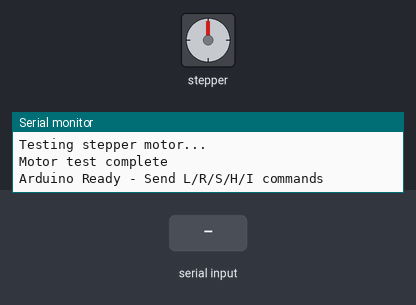
The program below on a simulated Arduino Uno, built with avr-gcc and run on an emulated ATmega328P. Parts: stepper motor, the last lines printed to the serial monitor. Inputs (shaded band) come from the test bench. Stepper angles assume 2048 steps per turn.

Above: at 1.9 s.
2.0 s: "L" received over Serial
At 2.7 s:
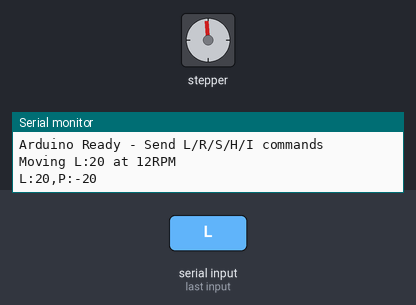
3.5 s: "R" received over Serial
At 3.8 s:
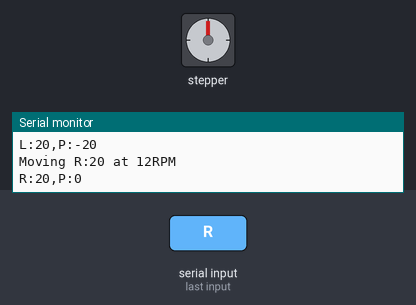
Timing chart, 0 to 6.5 s (numbered marks = the images above; inputs shaded):
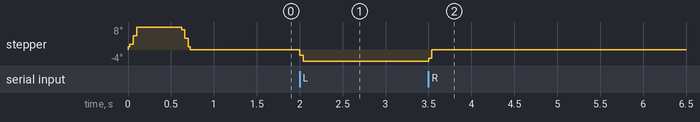

Measured:
- after the input at 2.0 s, stepper: goes -2° 0.04 s, then -4°, starting at once
- after the input at 3.5 s, stepper: goes -3° 0.04 s, then 0°, starting at once

The program:

main.cpp
```cpp
#include <Arduino.h>
#include <Stepper.h>

// Stepper motor configuration for 28BYJ-48
const int stepsPerRevolution = 2048;
Stepper myStepper(stepsPerRevolution, 8, 10, 9, 11);

// Precision control parameters (reduced speeds for 28BYJ-48 reliability)
const int baseStepSize = 20;        // Base step size for movement
const int maxStepSize = 100;        // Maximum step size
const int speedSlow = 12;           // RPM for precise movements (28BYJ-48 optimal range)
const int speedFast = 18;           // RPM for larger movements (max reliable speed)

// Timing and control variables
unsigned long lastCommandTime = 0;
const unsigned long commandCooldown = 30;  // Minimum ms between movements
char lastCommand = 'S';
int consecutiveCommands = 0;

// Position tracking (approximate)
long currentPosition = 0;
const long maxPosition = 1024;     // Maximum steps in each direction
const long minPosition = -1024;

void setup() {
  Serial.begin(9600);
  myStepper.setSpeed(speedSlow);

  // Initialize position to center
  currentPosition = 0;
  lastCommandTime = millis();

  // Send ready signal with motor test
  Serial.println("=== Face Tracker Arduino v2.0 ===");
  Serial.println("Testing stepper motor...");

  // Quick motor test on startup
  myStepper.step(50);   // Small test movement
  delay(500);
  myStepper.step(-50);  // Return to start

  Serial.println("Motor test complete");
  Serial.println("Arduino Ready - Send L/R/S/H/I commands");
}

void loop() {
  if (Serial.available() > 0) {
    char command = Serial.read();
    unsigned long currentTime = millis();

    // Check command cooldown to prevent overwhelming the motor
    if (currentTime - lastCommandTime < commandCooldown) {
      // Clear remaining buffer and return
      while (Serial.available() > 0) {
        Serial.read();
      }
      return;
    }

    // Process command
    processMovementCommand(command);

    // Update timing
    lastCommandTime = currentTime;

    // Clear any remaining bytes in buffer
    while (Serial.available() > 0) {
      Serial.read();
    }
  }
}

void processMovementCommand(char command) {
  int stepSize = 0;
  int motorSpeed = speedSlow;

  // Track consecutive commands for adaptive stepping
  if (command == lastCommand && command != 'S') {
    consecutiveCommands++;
  } else {
    consecutiveCommands = 0;
  }

  switch (command) {
    case 'L':
      // Calculate step size based on consecutive commands
      stepSize = calculateStepSize();
      motorSpeed = (stepSize > baseStepSize * 2) ? speedFast : speedSlow;

      // Check position limits
      if (currentPosition - stepSize >= minPosition) {
        Serial.print("Moving L:");
        Serial.print(stepSize);
        Serial.print(" at ");
        Serial.print(motorSpeed);
        Serial.println("RPM");

        myStepper.setSpeed(motorSpeed);
        myStepper.step(-stepSize);
        currentPosition -= stepSize;

        // Send feedback
        Serial.print("L:");
        Serial.print(stepSize);
        Serial.print(",P:");
        Serial.println(currentPosition);
      } else {
        Serial.println("L:LIMIT_REACHED");
      }
      break;

    case 'R':
      // Calculate step size based on consecutive commands
      stepSize = calculateStepSize();
      motorSpeed = (stepSize > baseStepSize * 2) ? speedFast : speedSlow;

      // Check position limits
      if (currentPosition + stepSize <= maxPosition) {
        Serial.print("Moving R:");
        Serial.print(stepSize);
        Serial.print(" at ");
        Serial.print(motorSpeed);
        Serial.println("RPM");

        myStepper.setSpeed(motorSpeed);
        myStepper.step(stepSize);
        currentPosition += stepSize;

        // Send feedback
        Serial.print("R:");
        Serial.print(stepSize);
        Serial.print(",P:");
        Serial.println(currentPosition);
      } else {
        Serial.println("R:LIMIT_REACHED");
      }
      break;

    case 'S':
      // Stay still - just send acknowledgment
      Serial.println("S:STOP");
      break;

    case 'H':
      // Home position - return to center
      homeMotor();
      break;

    case 'I':
      // Info request - send current status
      Serial.print("INFO:P:");
      Serial.print(currentPosition);
      Serial.print(",L:");
      Serial.print(minPosition);
      Serial.print(",R:");
      Serial.println(maxPosition);
      break;

    default:
      Serial.println("ERROR:INVALID_COMMAND");
      break;
  }

  lastCommand = command;
}

int calculateStepSize() {
  // Progressive step size based on consecutive commands
  int stepSize = baseStepSize;

  if (consecutiveCommands > 0) {
    // Gradually increase step size for continuous movement
    stepSize = baseStepSize + (consecutiveCommands * 8);

    // Cap at maximum step size
    if (stepSize > maxStepSize) {
      stepSize = maxStepSize;
    }
  }

  return stepSize;
}

void homeMotor() {
  Serial.println("HOMING...");

  // Calculate steps needed to return to center
  long stepsToHome = -currentPosition;

  if (stepsToHome != 0) {
    myStepper.setSpeed(speedSlow);

    // Move in chunks to avoid blocking for too long
    int chunkSize = 50;
    while (abs(stepsToHome) > 0) {
      int moveSteps = (abs(stepsToHome) > chunkSize) ?
                      (stepsToHome > 0 ? chunkSize : -chunkSize) :
                      stepsToHome;

      myStepper.step(moveSteps);
      stepsToHome -= moveSteps;
      currentPosition += moveSteps;

      // Allow for interruption
      if (Serial.available() > 0) {
        break;
      }
    }
  }

  currentPosition = 0;
  consecutiveCommands = 0;
  Serial.println("HOME:COMPLETE");
}
```
